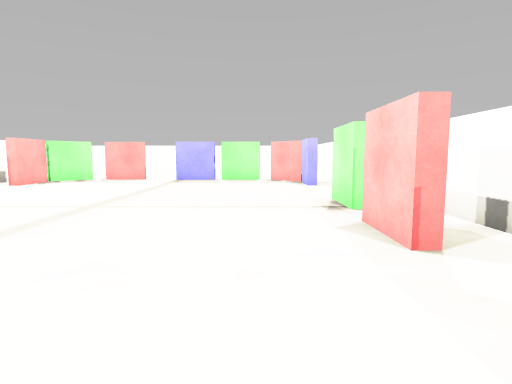
[1] (above)

19 first-person views from a walk through a Webots world. The camera is 0.06 m above the floor, tilts 6° down and sees 75° across. The floor is counted in squares, 0.05 m on a side. Each view is taken from the middle of a square. On the plan, view 1 faces up. The plan holds only what a view shows up to about 13 squares ahead; the rest is blank. Robots are left out. Simple shapes and patterns stand in for the simulator's stock objects.

[2]
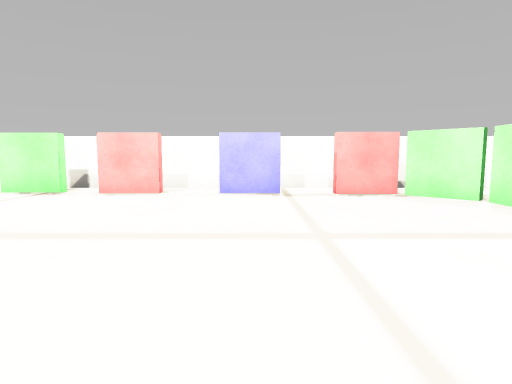

[3]
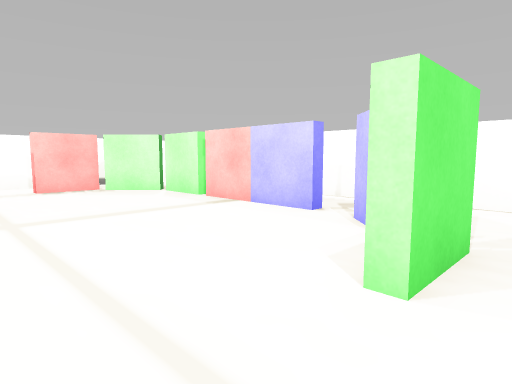

[4]
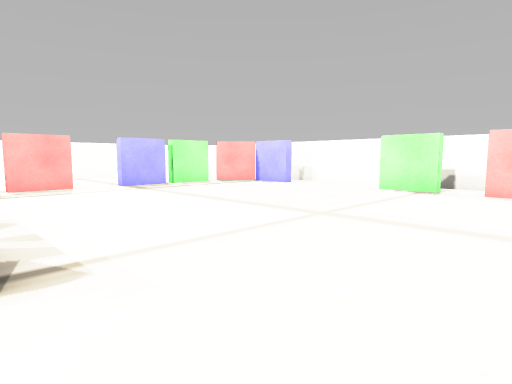

[5]
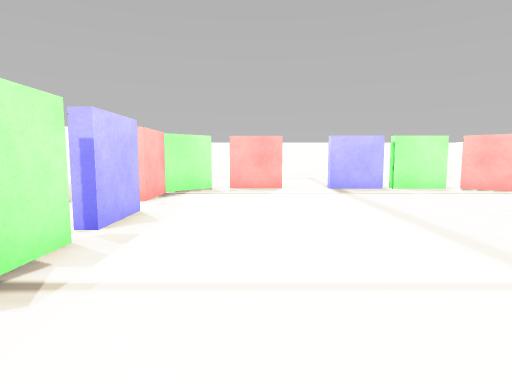

[6]
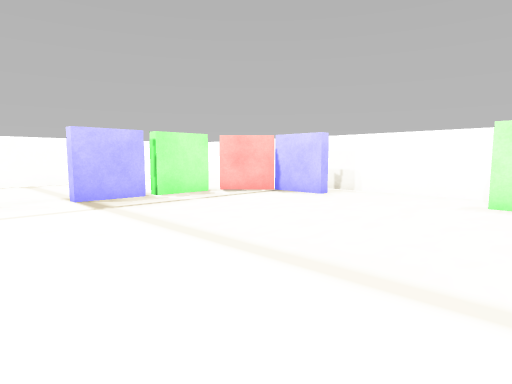

[7]
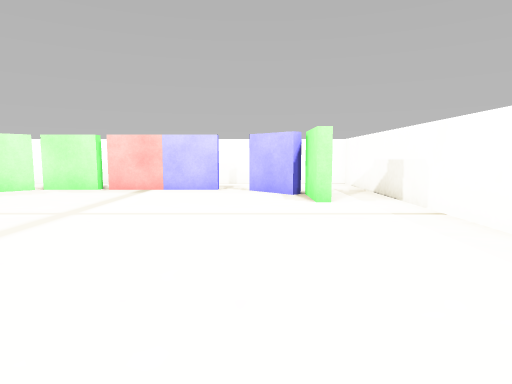

[8]
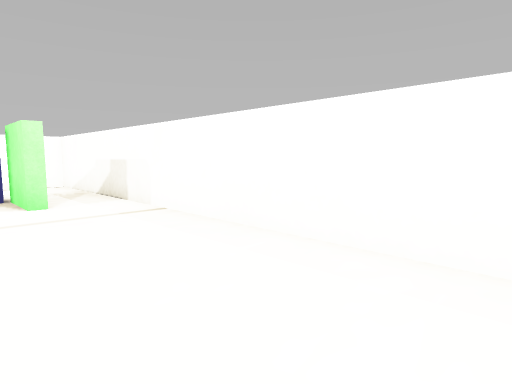

[9]
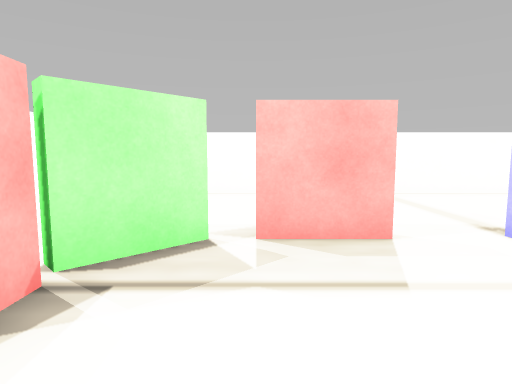

[10]
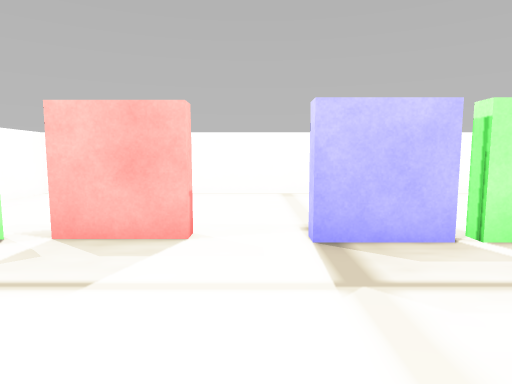

[11]
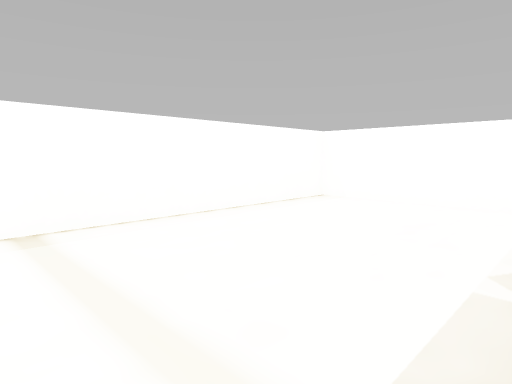

[12]
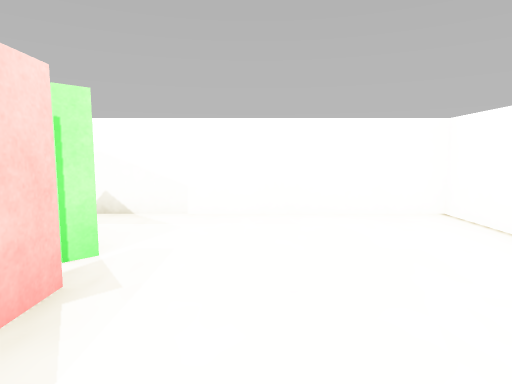

[13]
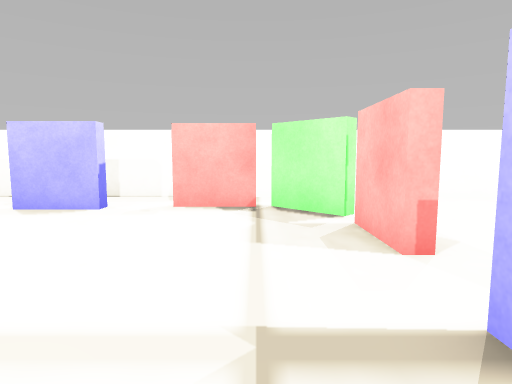

[14]
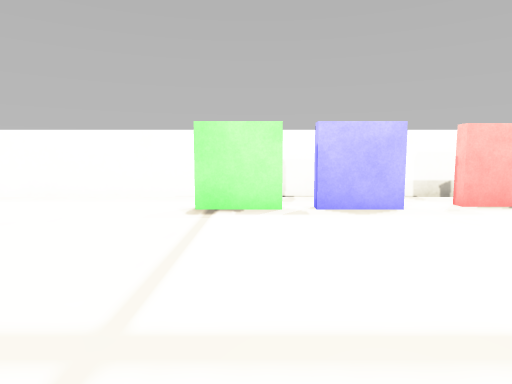

[15]
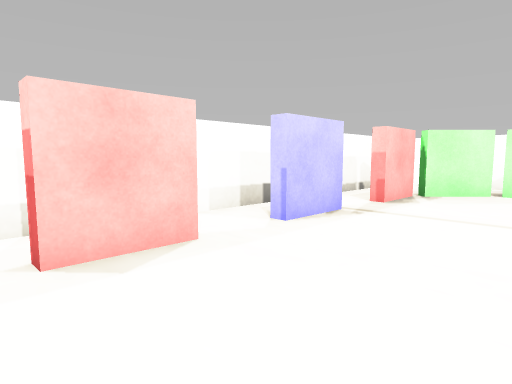

[16]
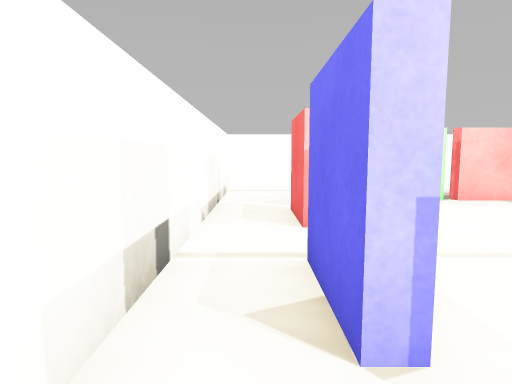

[17]
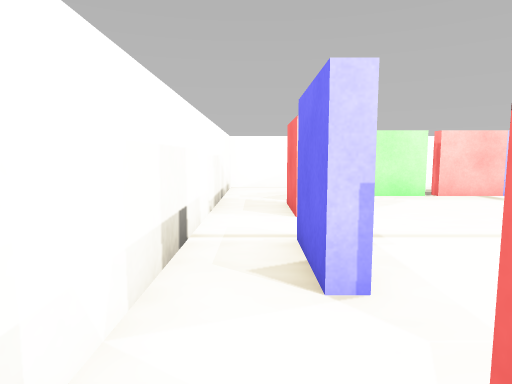

[18]
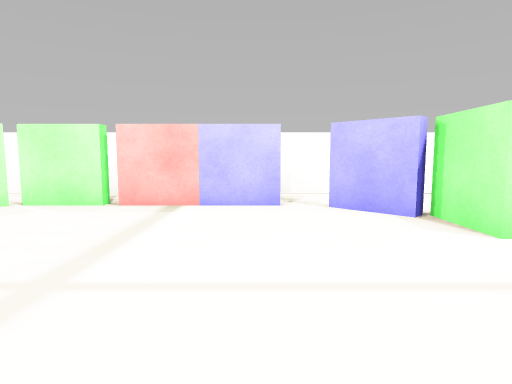

[19]
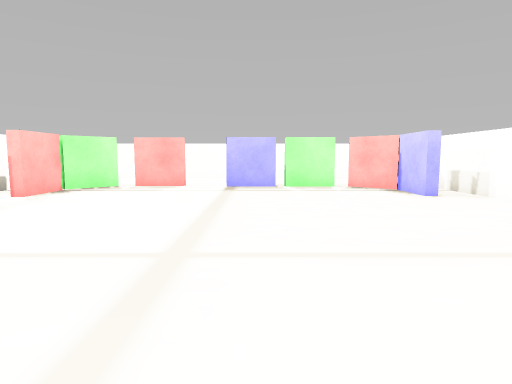

### Floor plan
Points are (right, up) in squares from view 1. A wall is a line through its corners. A room is listed if a view was taken in it or the views show most of it. See-through windows are left out.
Room 1 (views 1, 2, 3, 4, 5, 6, 7, 8, 9, 10, 11, 12, 13, 14, 15, 16, 17, 18, 19)
walls: (-9.6, 9.6) (-9.6, 7.5); (2.6, 7.6) (2.2, 7.6) (2.2, 9.6); (-10, 12.4) (-9.6, 12.4) (-9.6, 10.4) (-10, 10.4); (2.5, 4.2) (2, 4.2) (2, 6.2) (2.5, 6.2); (4, 9.9) (4, 16.8); (2.6, 14.2) (2.2, 14.2) (2.2, 16.3) (0.8, 17.7); (-2.1, 17.6) (-4.2, 17.6) (-4.2, 18); (2, 0.1) (2, 2.2) (2.4, 2.2) (2.4, 0.1); (-10, 16) (-10, 14) (-10.5, 14); (-6, 18.3) (-6, 17.8) (-8, 17.8); (0.3, 17.6) (-1.8, 17.6); (-8, 18.2) (-7.1, 18.2); (-9, 18.1) (-8.7, 17.8) (-10.1, 16.4) (-10.4, 16.7); (1.8, -3.6) (1.8, -1.6) (2.2, -1.6) (2.2, -3.6); (-2.2, -5.2) (0, -5.2); (-10, -3.9) (-10, -1.8) (-9.6, -1.8) (-9.6, -4) (-9.2, -3.6) (-7.7, -5); (4, 19.1) (4, 24) (-12, 24) (-12, -7.5); (-6.6, -5.6) (-6.6, -5.2) (-2.6, -5.2); (0.3, -5.4) (0.1, -5.1) (1.5, -3.7) (1.8, -4); (-1.5, -8) (4, -8) (4, 8.5); (-11.9, -8) (-3.6, -8)

Positions as (right, up) in squares from view 1, and headings:
1: (0, 0), facing up
2: (-9, 1), facing right
3: (-11, 1), facing down-right
4: (-10, 4), facing up-right
5: (-7, 5), facing up
6: (-7, 8), facing up-right
7: (-8, 7), facing down
8: (-8, 7), facing down-left
9: (-8, 13), facing up
10: (-5, 13), facing up
11: (-5, 18), facing up-right
12: (-5, 20), facing left
13: (-2, 16), facing left
14: (-2, 9), facing left
15: (-2, 7), facing down-right
16: (3, 4), facing down
17: (3, 5), facing down
18: (-6, 3), facing down
19: (-3, 4), facing up
